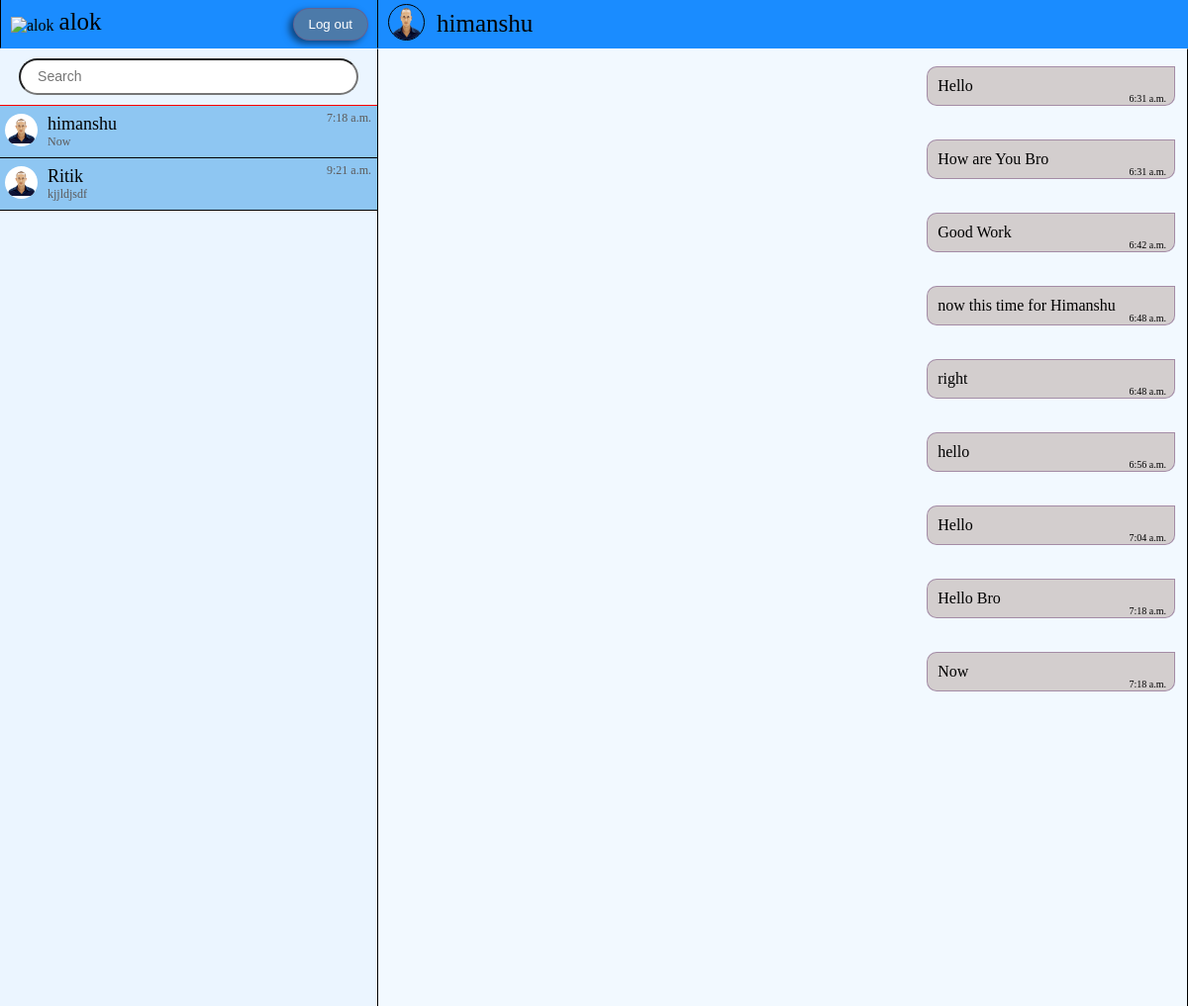
/message/ (signed in, upper part), run on an earlier commit of the app's database.
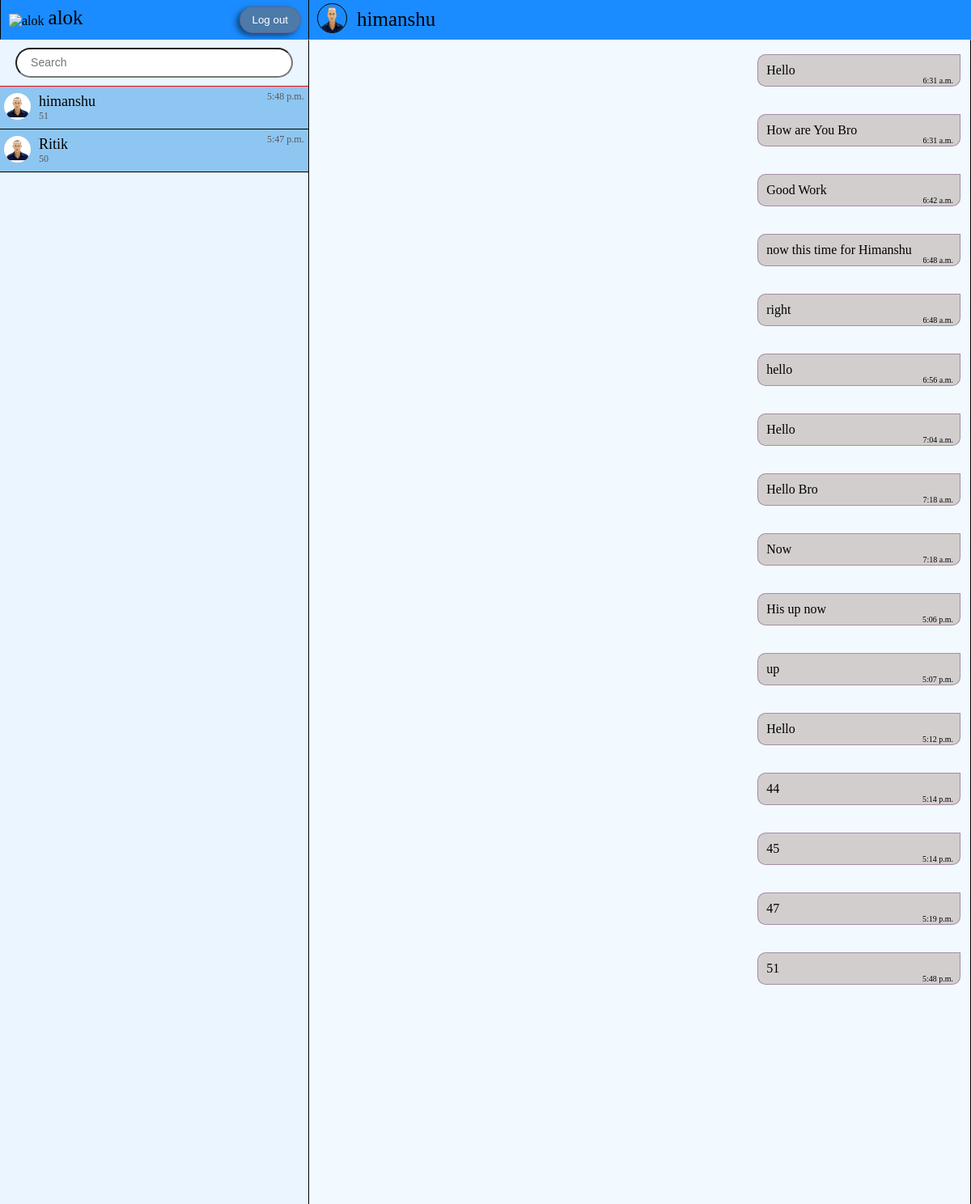
And on a later commit of the database.
### usermessages/models.py (models this page shows)
class Thread(models.Model):
    first_person = models.ForeignKey(
        User, on_delete=models.CASCADE, null=True, blank=True, related_name="thread_first_person")
    second_person = models.ForeignKey(
        User, on_delete=models.CASCADE, null=True, blank=True, related_name="thread_second_person")
    updated = models.DateTimeField(default=datetime.now())
    timestamp = models.DateTimeField(default=datetime.now(), editable=False)
    objects= ThreadManager()
    class Meta:
        unique_together = ['first_person', 'second_person']

class ChatMessage(models.Model):
    thread = models.ForeignKey(Thread, null=True, blank=True,
                               on_delete=models.CASCADE, related_name='chatmessage_thread')
    user = models.ForeignKey(User, on_delete=models.CASCADE)
    message = models.TextField()
    timestamp = models.DateTimeField(default=datetime.now(), editable=False)

### usermessages/views.py (the view, shortened to what this page needs)
# urls.py: path('', views.messages, name='messages'),
@login_required
def messages(request):
    threads = Thread.objects.by_user(user=request.user).prefetch_related(
        'chatmessage_thread').order_by("updated")[::-1]
    context = {
        'Threads': threads
    }
    return render(request, "ForChat.html", context)

### usermessages/models.py (called while the page is built)
    def by_user(self, **kwargs):
        user = kwargs.get('user')
        lookup = Q(first_person=user) | Q(second_person=user)
        qs = self.get_queryset().filter(lookup).distinct()
        return qs

### Template/ForChat.html (shortened to what this page needs)
{% load static %}
<!DOCTYPE html>
<html lang="en">
<head>
    <link rel="stylesheet" href="{% static 'style/ForChat.css' %}">
</head>
<body>
    <div class="main-container">
        <div class="contact-section">
            <div class="head contact-head">
                <div class=user-img>
                    <img class="dp" src=" https://www.codewithfaraz.com/InstaPic.png" alt="{{ user.username }}" />
                </div>
                <div class="username">{{user.username}}</div>
                <div class="logout-btn-container">
                    <form action="" method="POST" id="contact-form" name="contact-form">
                        <button class="logout-btn" type="submit">Log out</button>
                    </form>
                </div>
            </div>
            <div class="container-contact">
                <div class="container-search">
                    <form action="" method="post" value="search" id="search" name="search">
                        <input type="text" class="search-box" placeholder="Search" name="search-box">
                    </form>
                </div>
                <div class="contact-list">
                    {% for thread in Threads %}
                    <div class="contact {% if forloop.first %}active{% endif %}" chat-id="chat_{{thread.id}}">
                        <div class="contact-img">
                            <img src="{% static 'demo_img/person.png' %}" alt="profile_img" class="contact-profile-img">
                        </div>
                        <div class="detail">
                            <div class="contact-name">
                                {% if thread.first_person == user %}
                                <p>{{thread.second_person.username}}</p>
                                {% else %}
                                <p>{{thread.first_person.username}}</p>
                                {% endif %}
                            </div>
                            <div class="contact-message">
                                <p>{{ thread.chatmessage_thread.last.message |truncatechars:25 }}</p>
                            </div>
                        </div>
                        <div class="message-time">
                            <p>{{ thread.chatmessage_thread.last.timestamp|date:"P" }}</p>
                        </div>
                    </div>
                    {% endfor %}
                </div>
            </div>
        </div>
        <div class="message-section-container" style="position: relative;">
            {% for thread in Threads %}
            <div class="message-section {% if forloop.first %}hide is_active{% else %}hide{% endif %}"
                style="position: absolute;" chat-id="chat_{{ thread.id }}" other-user-id="
            {% if thread.first_person == user %}
                {{ thread.second_person.id }}
            {% else %}
                {{ thread.first_person.id }}
            {% endif %}
        ">
                <div class="head"><img class="psn-img" src="{% static 'demo_img/person.png' %}" alt="">
                    <span class="name">
                        {% if thread.first_person == user %}
                        {{ thread.second_person.username }}
                        {% else %}
                        {{ thread.first_person.username }}
                        {% endif %}
                    </span>
                </div>
                <div class="msg-container">
                    {% for chat in thread.chatmessage_thread.all %}
                    {% if chat.user == user %}
                    <div class="message right">{{chat.message}}
                        <div class="msg-time">{{chat.timestamp|time:'P'}}</div>
                    </div>
                    {% else %}
                    <div class="message left">{{chat.message}}
                        <div class="msg-time">{{chat.timestamp|time:'P'}}</div>
                    </div>
                    {% endif %}
                    {% endfor %}
                </div>
            </div>
            {% endfor %}
        </div>
    </div>
</body>
</html>

What changed in the data, as far as the page shows it:
computed for Thread "himanshu": chatmessage_thread.last.message "Now" → "51"; chatmessage_thread.last.timestamp "7:18 a.m." → "5:48 p.m."
computed for Thread "Ritik": chatmessage_thread.last.message "kjjldjsdf" → "50"; chatmessage_thread.last.timestamp "9:21 a.m." → "5:47 p.m."
added ChatMessage: message "His up now", timestamp "5:06 p.m.", shown under Thread "himanshu"
added ChatMessage: message "up", timestamp "5:07 p.m.", shown under Thread "himanshu"
added ChatMessage: message "Hello", timestamp "5:12 p.m.", shown under Thread "himanshu"
added ChatMessage: message "44", timestamp "5:14 p.m.", shown under Thread "himanshu"
added ChatMessage: message "45", timestamp "5:14 p.m.", shown under Thread "himanshu"
added ChatMessage: message "47", timestamp "5:19 p.m.", shown under Thread "himanshu"
added ChatMessage: message "51", timestamp "5:48 p.m.", shown under Thread "himanshu"
